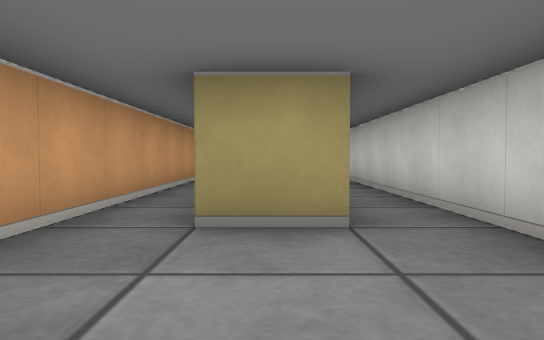
[1] (above)

24 first-person views from a walk through a cub3D maze. The camera is about half as high as the walls, tilts 2° down and sees 70° across. The floor is counted in squares. Each view is taken from the middle of a square. On the plan, view 1 faces up. The plan holds only what a view shows up to about 9 squares ahead; the rest is blank.

[2]
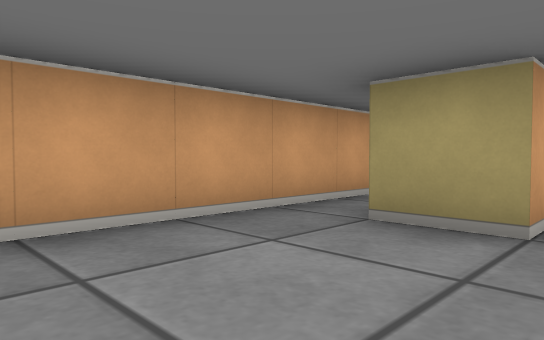

[3]
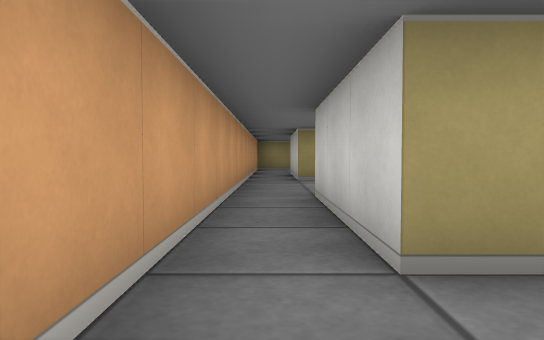

[4]
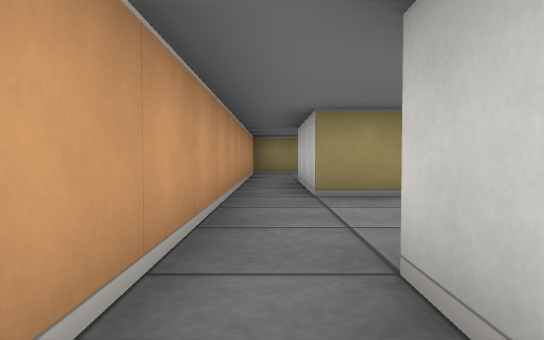

[5]
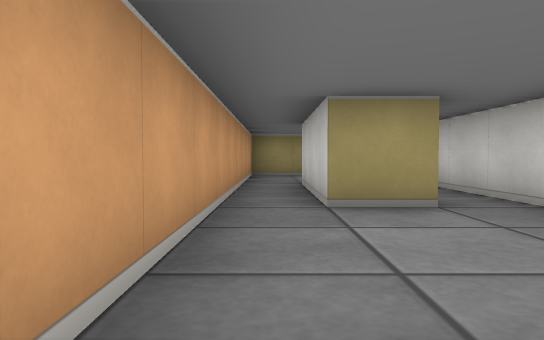

[6]
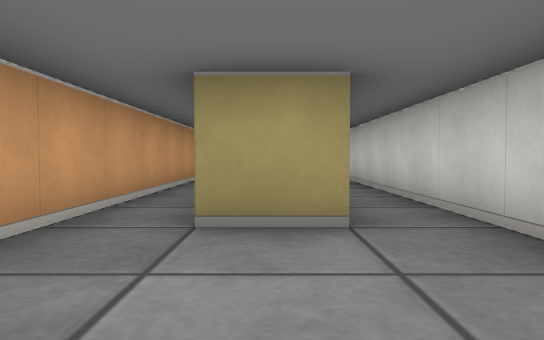

[7]
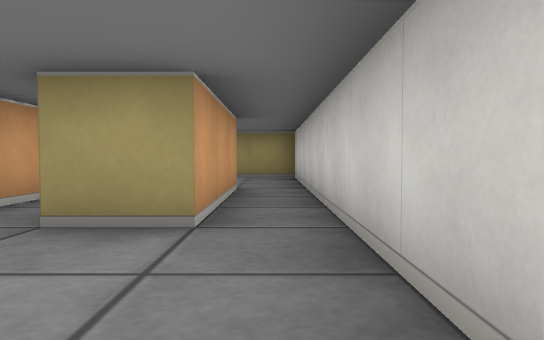

[8]
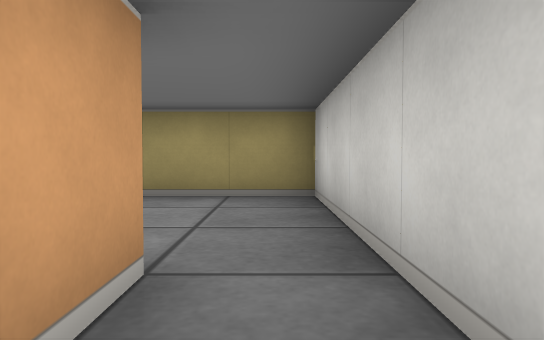

[9]
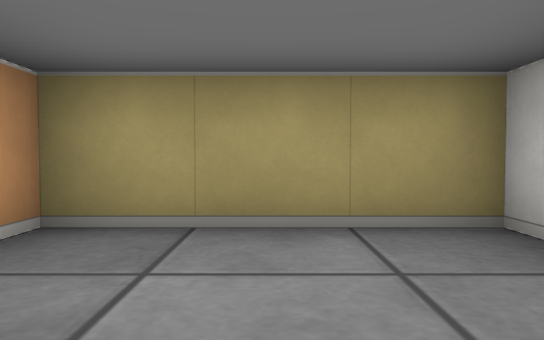

[10]
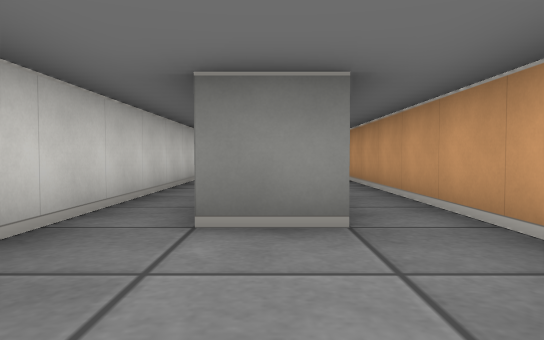

[11]
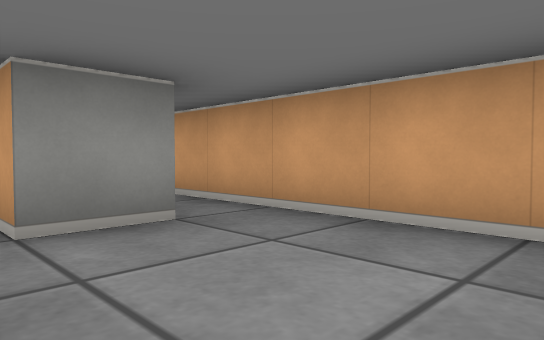

[12]
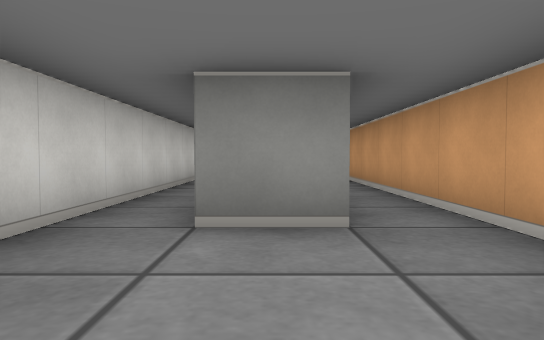

[13]
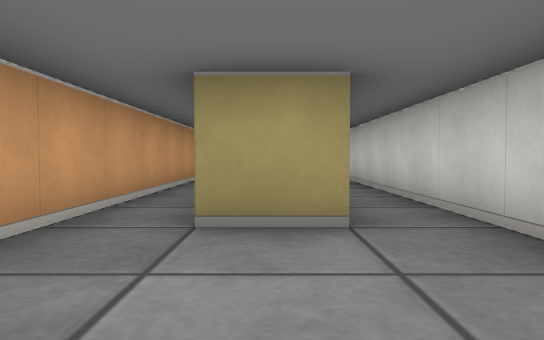

[14]
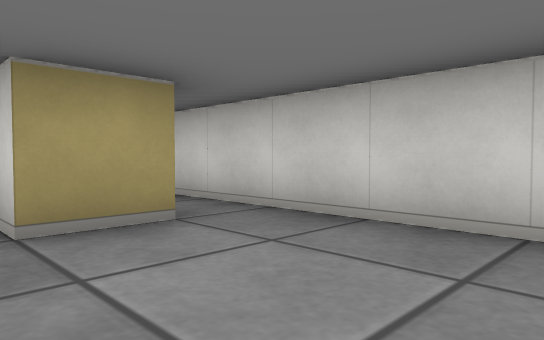

[15]
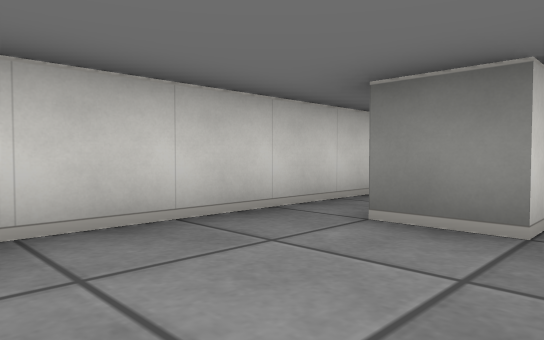

[16]
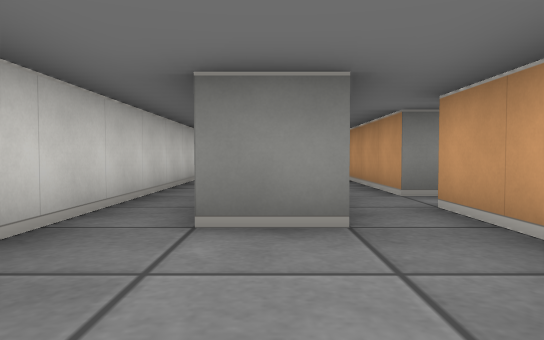

[17]
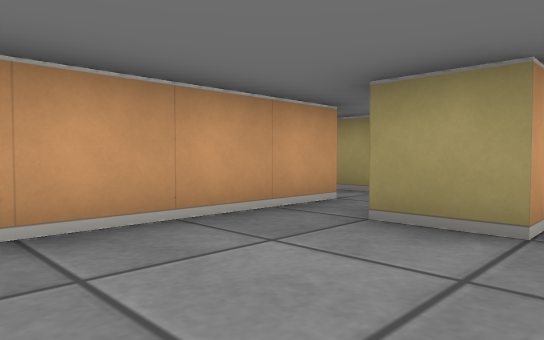

[18]
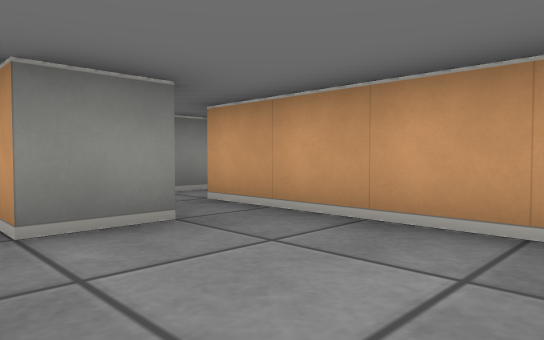

[19]
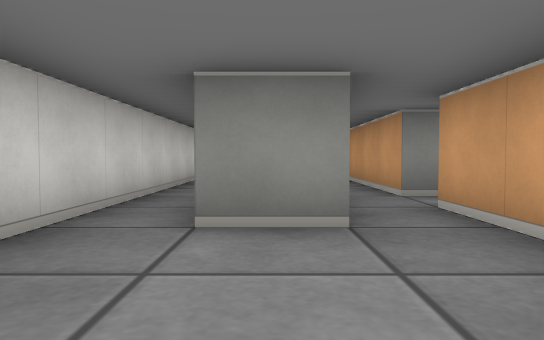

[20]
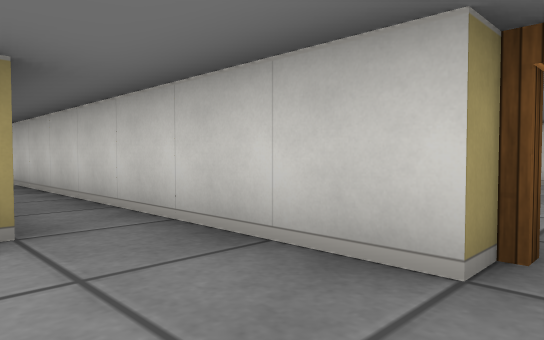

[21]
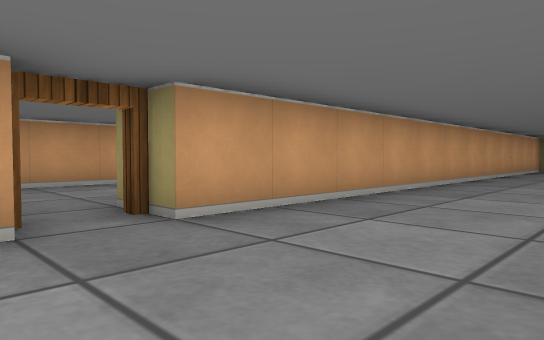

[22]
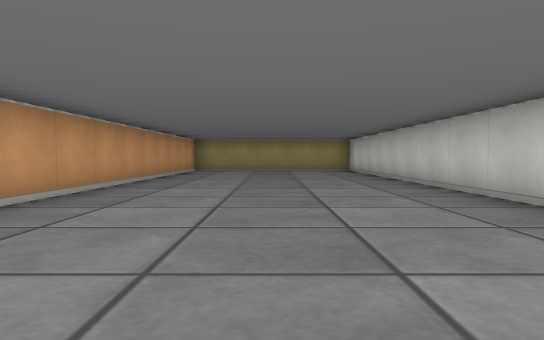

[23]
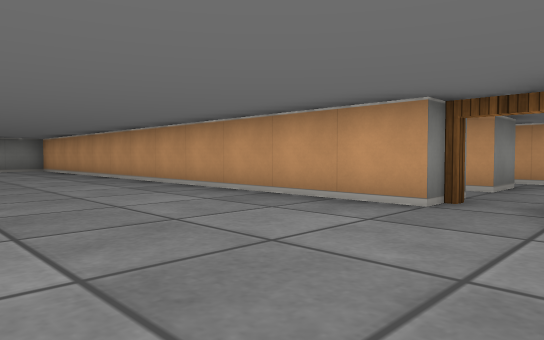

[24]
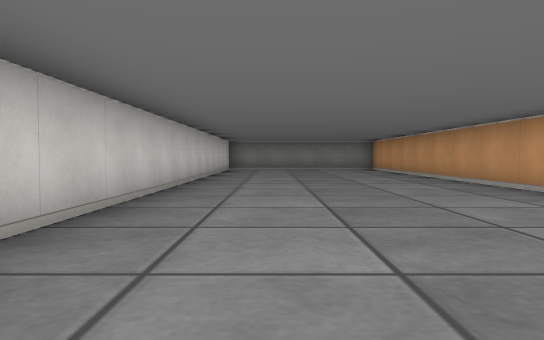

### Floor plan
Key: @ floor where view 1 was taken; # wall or solid block; . floor; D open door.
Columns run from 2 left of view 1 to 8 right of it. Each row starts with its distance up from view 1.
 15 #####
 14 #...#
 13 #...#
 12 #...#
 11 #.#.#
 10 #.#.#
  9 #.#.#
  8 #...#
  7 #...#
  6 #...#
  5 #.#.#
  4 #.#.#
  3 #.#.#
  2 #...#
  1 #...#
  0 #.@.#
 -1 #.#.#
 -2 #.#.#
 -3 #.#.#
 -4 #...#
 -5 #...#
 -6 #...#
 -7 #.#.#
 -8 ..#.#.
 -9 #.#.#.....#
-10 #...#.....#
-11 #...#.....#
-12 #...#.....#
-13 #.#.#.....#
-14 ..#.#.....#
-15 #.#.#.....
-16 #...#.....
-17 #...#.....#
-18 #...D.....#
-19 #.#.#.....#
-20     #.....#
-21     #.....#
-22     #.....#
-23     #.....#
-24     #.....#
-25     #.....#
-26     #.....#
-27      ..

Where each view was taken, in squares from view 1:
view 1: 0 up, 0 right, facing up
view 2: 0 up, 1 right, facing up-left
view 3: 1 up, 1 left, facing up
view 4: 4 up, 1 left, facing up
view 5: 5 up, 1 left, facing up
view 6: 6 up, 0 right, facing up
view 7: 6 up, 1 right, facing up
view 8: 10 up, 1 right, facing up
view 9: 12 up, 0 right, facing up
view 10: 8 up, 0 right, facing down
view 11: 2 up, 1 right, facing down-left
view 12: 2 up, 0 right, facing down
view 13: 6 down, 0 right, facing up
view 14: 6 down, 1 left, facing up-right
view 15: 4 down, 1 left, facing down-right
view 16: 4 down, 0 right, facing down
view 17: 12 down, 1 right, facing up-left
view 18: 10 down, 1 right, facing down-left
view 19: 10 down, 0 right, facing down
view 20: 18 down, 0 right, facing up-right
view 21: 19 down, 5 right, facing up-left
view 22: 18 down, 5 right, facing up
view 23: 17 down, 6 right, facing down-left
view 24: 17 down, 6 right, facing down
